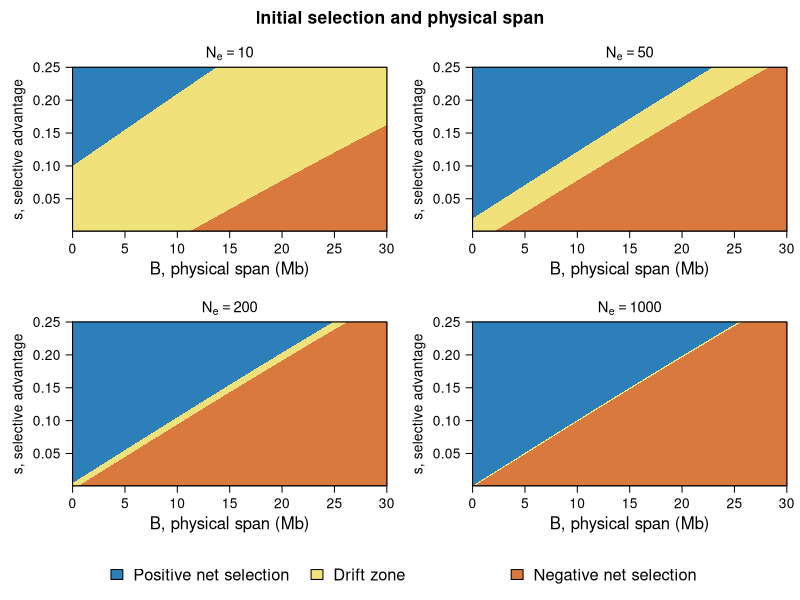
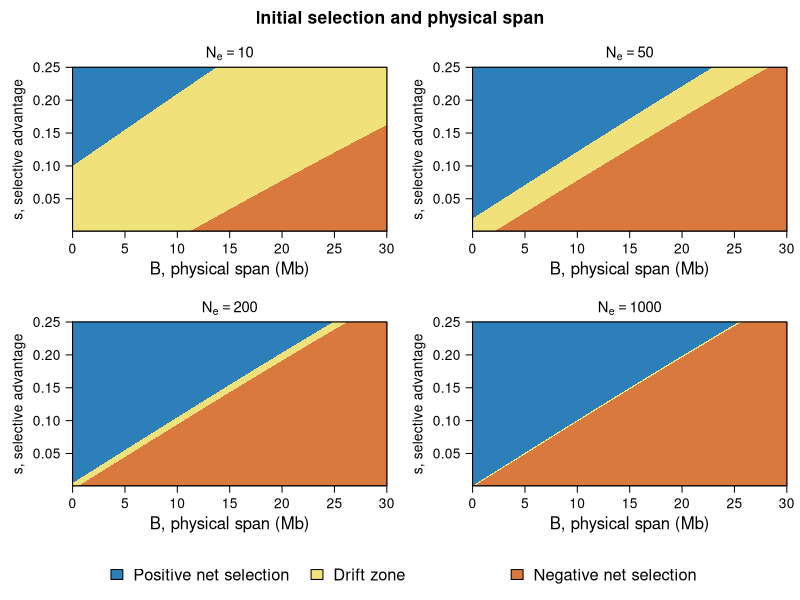
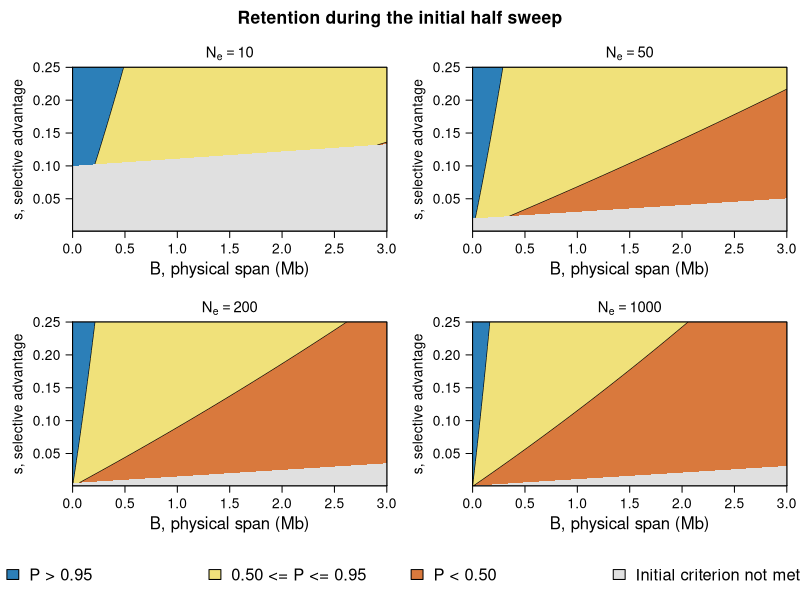
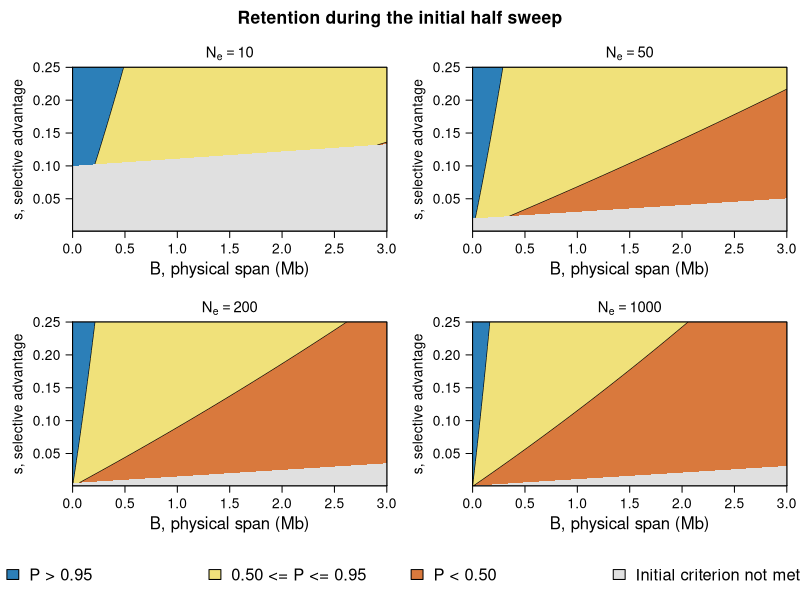
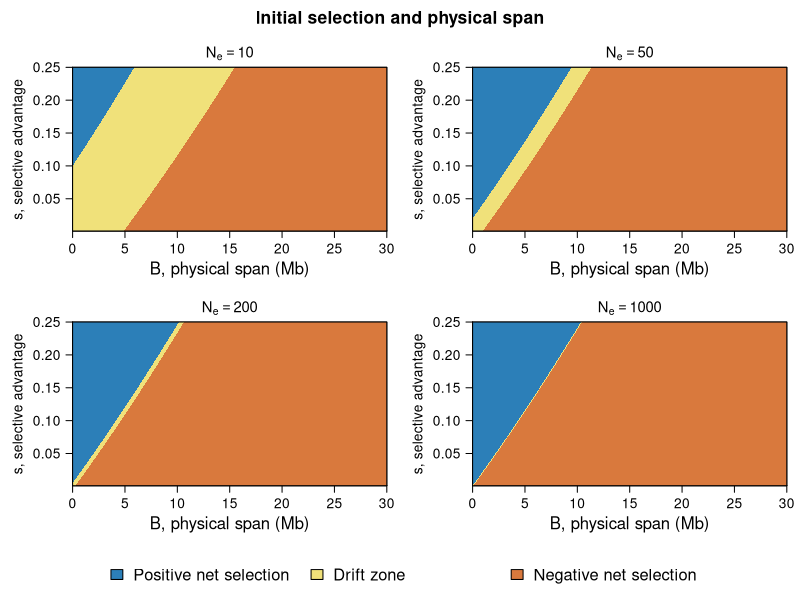
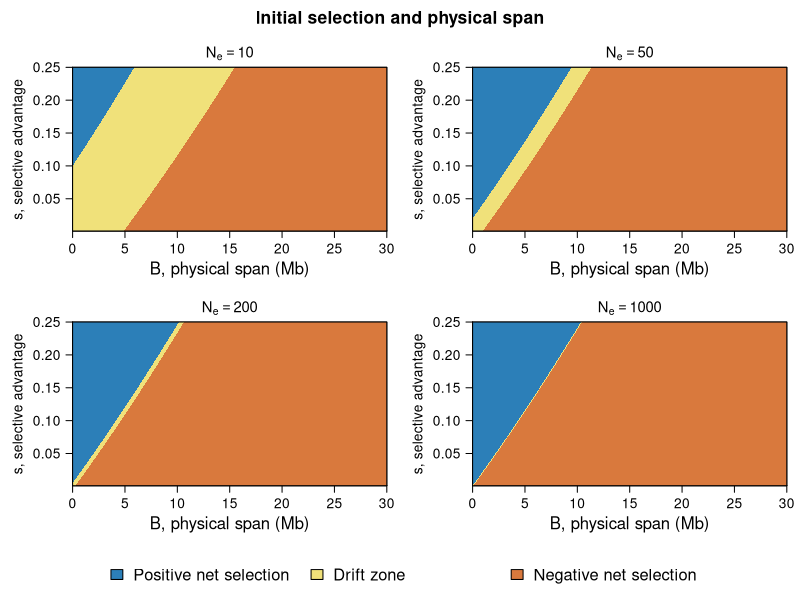
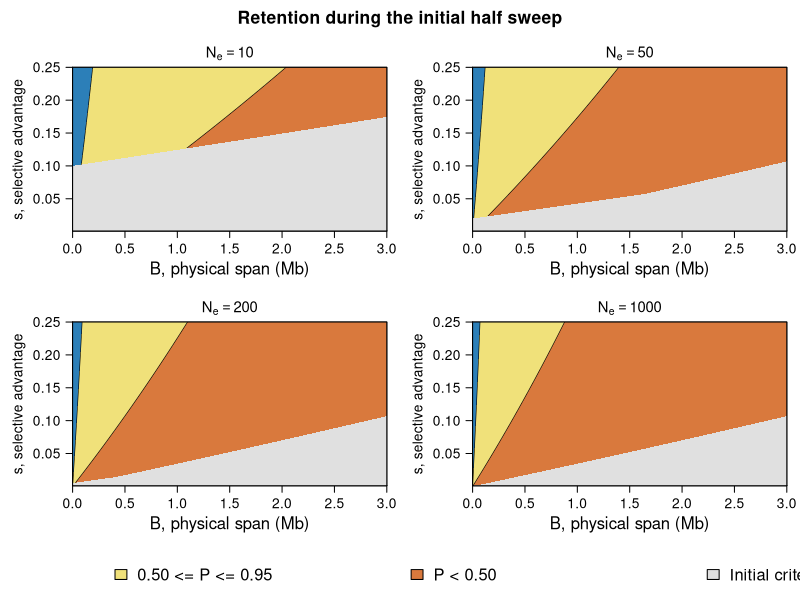
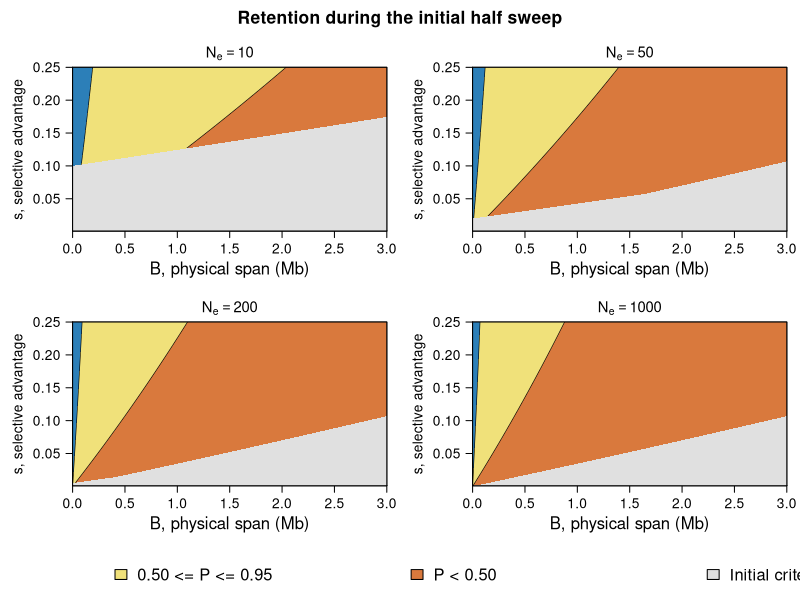

These charts were generated, in order, by the following R code:
# Analytical figures for genes8PT. Base R only; no stochastic simulations.
# Rscript genes8PT_analytical_figures.R [output_directory]
# Main text: recombination only. Mutation appears only in Figures S1/S2.
# Frequency-dependent persistence uses a continuous two-class model in which
# breakup slows allele spread. It is not a general multilocus simulation.
args <- commandArgs(trailingOnly=TRUE)
out_dir <- if(length(args)) args[1] else "genes8PT_analytical_figures"
dir.create(out_dir,recursive=TRUE,showWarnings=FALSE)
Ne_values <- c(10,50,200,1000)
s_min <- 0.001
s_max <- 0.25
n_curve <- 2000L
rho <- 1e-8 # Morgan/base pair: illustrative 1 cM/Mb, not a universal map
break_mode <- "endpoint" # alternatively "any_crossover"
main1_max_bp <- 30e6
main2_max_bp <- 3e6
mu <- 1.2e-8 # disruptive mutation probability per required base/generation
make_supplementary <- TRUE
stopifnot(rho>0,mu>=0,mu<1,all(Ne_values>1),s_min>0,s_max>s_min,
          break_mode %in% c("endpoint","any_crossover"))

# B is inclusive physical span; B-1 is the separation between endpoints.
map_length <- function(B,rho_value=rho) rho_value*(B-1)
recombination_loss <- function(B) {
  stopifnot(all(B>=1))
  L <- map_length(B)
  if(break_mode=="endpoint") -expm1(-2*L)/2 else -expm1(-L)
}
inverse_recombination <- function(c) {
  limit <- if(break_mode=="endpoint") 0.5 else 1
  answer <- rep(Inf,length(c))
  answer[c<=0] <- 1
  valid <- c>0 & c<limit
  L <- if(break_mode=="endpoint") -log1p(-2*c[valid])/2 else -log1p(-c[valid])
  answer[valid] <- 1+L/rho
  answer
}
mutation_loss <- function(B) -expm1(B*log1p(-mu))
total_loss <- function(B,mutation=FALSE) {
  c <- recombination_loss(B)
  if(mutation) 1-(1-c)*(1-mutation_loss(B)) else c
}
effective_selection <- function(s,B,mutation=FALSE) (1+s)*(1-total_loss(B,mutation))-1
half_sweep <- function(s,Ne,B,mutation=FALSE) {
  lc <- -log1p(-recombination_loss(B))
  lu <- if(mutation) -B*log1p(-mu) else rep(0,length(B))
  b <- log1p(s)-lc
  a <- b-lu
  x0 <- 1/(2*Ne)
  valid <- a>0 & b>0 & a-b/2>0
  T <- A <- rep(Inf,length(B))
  T[valid] <- (log((0.5/x0)*((a[valid]-b[valid]*x0)/(a[valid]-b[valid]/2))))/a[valid]
  A[valid] <- (log(Ne)+lu[valid]*T[valid])/b[valid]
  list(T=T,A=A,reachable=valid)
}
log_retention <- function(s,Ne,B,mutation=FALSE) {
  times <- half_sweep(s,Ne,B,mutation)
  result <- rep(-Inf,length(B))
  valid <- times$reachable
  result[valid] <- log1p(-recombination_loss(B[valid]))*times$A[valid]
  if(mutation) result[valid] <- result[valid]+B[valid]*log1p(-mu)*times$T[valid]
  result
}

# Recombination-only boundaries are explicit inverse formulas.
selection_bound <- function(s,Ne,mutation=FALSE,max_bp=main1_max_bp) {
  cm <- (s-1/Ne)/(1+s)
  if(!mutation) return(ifelse(cm>0,inverse_recombination(cm),0))
  vapply(s,function(si) {
    if(effective_selection(si,1,TRUE)<=1/Ne) return(0)
    f <- function(B) effective_selection(si,B,TRUE)-1/Ne
    if(f(max_bp)>=0) return(max_bp)
    uniroot(f,c(1,max_bp),tol=1e-5)$root
  },numeric(1))
}
retention_bound <- function(s,Ne,p,mutation=FALSE,max_bp=main2_max_bp) {
  if(!mutation) {
    K <- -log(p)/log(Ne)
    return(inverse_recombination(-expm1(-log1p(s)*K/(1+K))))
  }
  vapply(s,function(si) {
    f <- function(B) {
      lp <- log_retention(si,Ne,B,TRUE)
      if(is.finite(lp)) lp-log(p) else -1e6
    }
    if(f(1)<0) return(0)
    if(f(max_bp)>=0) return(max_bp)
    uniroot(f,c(1,max_bp),tol=1e-5)$root
  },numeric(1))
}
# For a mutation extension, these scalar roots locate boundaries of explicit
# analytical functions; they do not simulate allele trajectories.

axis_value <- function(B) B/1e6

left_region <- function(bound,s,max_bp,col) {
  polygon(c(0,axis_value(pmax(0,pmin(max_bp,bound))),0),
          c(s_min,s,s_max),col=col,border=NA)
}
right_region <- function(bound,s,max_bp,col) {
  polygon(axis_value(c(max_bp,pmax(0,pmin(max_bp,bound)),max_bp)),
          c(s_min,s,s_max),col=col,border=NA)
}
draw <- function(number,mutation=FALSE) {
  s <- seq(s_min,s_max,length.out=n_curve)
  max_bp <- if(number==1) main1_max_bp else main2_max_bp
  cols <- c("#2C7FB8","#F0E17A","#D9793D","#E0E0E0")
  layout(matrix(c(1,2,3,4,5,5),nrow=3,byrow=TRUE),heights=c(1,1,0.2))
  par(mar=c(4.8,5.5,2.1,1.0),oma=c(0,0,3,0),
      mgp=c(3.6,0.9,0),las=1,family="sans",cex.axis=1.25,cex.lab=1.25,cex.main=1.35)
  for(Ne in Ne_values) {
    plot(NA,xlim=c(0,axis_value(max_bp)),ylim=c(s_min,s_max),xaxs="i",yaxs="i",
         xlab="",ylab="s, selective advantage",
         main=bquote(N[e]==.(Ne)))
    mtext("B, physical span (Mb)",1,2.5)
    rect(0,s_min,axis_value(max_bp),s_max,col=cols[3],border=NA)
    if(number==1) {
      # At a fixed s, the lower negative boundary has larger admissible B.
      if(!mutation) {
        negative <- inverse_recombination((s+1/Ne)/(1+s))
      } else {
        negative <- vapply(s,function(si) {
          f <- function(B) effective_selection(si,B,TRUE)+1/Ne
          if(f(max_bp)>=0) return(max_bp)
          uniroot(f,c(1,max_bp),tol=1e-5)$root
        },numeric(1))
      }
      positive <- selection_bound(s,Ne,mutation,max_bp)
      left_region(negative,s,max_bp,cols[2])
      left_region(positive,s,max_bp,cols[1])
    } else {
      b50 <- retention_bound(s,Ne,0.50,mutation,max_bp)
      b95 <- retention_bound(s,Ne,0.95,mutation,max_bp)
      left_region(b50,s,max_bp,cols[2])
      left_region(b95,s,max_bp,cols[1])
      selectable <- selection_bound(s,Ne,mutation,max_bp)
      if(mutation) {
        reachable <- vapply(s,function(si) {
          f <- function(B) log1p(si)+log1p(-recombination_loss(B))+2*B*log1p(-mu)
          if(f(1)<=0) return(0)
          if(f(max_bp)>=0) return(max_bp)
          uniroot(f,c(1,max_bp),tol=1e-5)$root
        },numeric(1))
        selectable <- pmin(selectable,reachable)
      }
      # The 95% and 50% boundaries are smooth analytical curves, same style.
      for(bound in list(b50,b95)) {
        visible <- bound>=1 & bound<=max_bp & bound<selectable
        segments <- rle(visible)
        end <- cumsum(segments$lengths)
        start <- end-segments$lengths+1
        for(i in which(segments$values)) {
          j <- start[i]:end[i]
          lines(axis_value(bound[j]),s[j],lwd=0.6)
        }
      }
      right_region(selectable,s,max_bp,cols[4])
    }
    box()
  }
  title <- if(number==1) "Initial selection and physical span" else
    "Retention during the initial half sweep"
  mtext(paste(title),outer=TRUE,side=3,line=1,font=2,cex=1.05)
  # calibration <- paste0("Illustrative map: ",format(rho*1e8)," cM/Mb; ",break_mode,
  #                       if(mutation) "; mutation extension" else "; recombination only")
  #mtext(calibration,outer=TRUE,side=3,line=0.2,cex=0.85)
  par(mar=c(0,0,0,0))
  plot.new()
  labels <- if(number==1) c("Positive net selection","Drift zone","Negative net selection") else
    c("P > 0.95","0.50 <= P <= 0.95","P < 0.50",
      if(mutation) "Initial criterion / half sweep not met" else "Initial criterion not met")
  legend("center",legend=labels,fill=cols[seq_along(labels)],ncol=1,bty="n",cex=1.5,x.intersp=0.7,y.intersp=1.05,horiz=T)
}
save_fig <- function(number,mutation=FALSE) {
  stem <- file.path(out_dir,paste0("Figure",if(mutation) "S" else "",number,"_analytical"))
  w<-8.5
  pdf(paste0(stem,".pdf"),width=w,height=0.6*w,useDingbats=FALSE)
  tryCatch(draw(number,mutation),finally=dev.off())
  png(paste0(stem,".png"),width=w*600,height=0.6*w*600,res=600)
  tryCatch(draw(number,mutation),finally=dev.off())
}

# Verify closed-form thresholds against independent defining expressions.
for(Ne in Ne_values) {
  s <- c(0.11,0.17,0.25)
  B <- selection_bound(s,Ne)
  stopifnot(max(abs(effective_selection(s,B)-1/Ne))<1e-12)
  for(p in c(0.50,0.95)) {
    B <- retention_bound(s,Ne,p)
    stopifnot(max(abs(exp(log_retention(s,Ne,B))-p))<1e-12)
  }
  # An independent quadrature verifies the analytical frequency exposure.
  si <- 0.17
  x0 <- 1/(2*Ne)
  Btest <- 125001
  gamma <- log1p(si)+log1p(-recombination_loss(Btest))
  times <- half_sweep(si,Ne,Btest)
  numerical <- integrate(function(t) 1-plogis(qlogis(x0)+gamma*t),0,times$T)$value
  stopifnot(abs(numerical-times$A)<1e-8)
}
human <- expand.grid(s=c(0.001,0.01,0.05),Ne=c(1000,10000,100000))
human$initial_bound_bp <- mapply(function(s,Ne) selection_bound(s,Ne),human$s,human$Ne)
human$B95_bp <- mapply(function(s,Ne) retention_bound(s,Ne,0.95),human$s,human$Ne)
human$B50_bp <- mapply(function(s,Ne) retention_bound(s,Ne,0.50),human$s,human$Ne)
save_fig(1)
save_fig(2)
if(make_supplementary) {
  save_fig(1,TRUE)
  save_fig(2,TRUE)
}
write.csv(human,file.path(out_dir,"human_recombination_only_bounds.csv"),row.names=FALSE)
capture.output(sessionInfo(),file=file.path(out_dir,"R_session_info.txt"))
cat("Analytical figures created in",normalizePath(out_dir),"\n")
